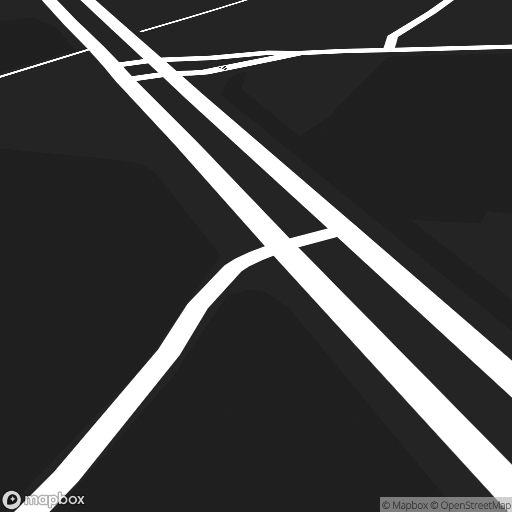
#> input picture 04_matching/main_7/mapbox_method_no_stitching/mapbox_images_for_frame_1482_RVV1/50.8224098_3.6035905.jpg, 512 x 512 px, found by its file name; its folder holds only this picture in this run
$ jupyter execute --allow-errors matching_1482_sec_v6.ipynb
#> lines starting #> are read from the running program, lines starting #| are printed output that depends on the picture; after the words box and inside, x2 and y2 are one past the last pixel; in counts of white or black regions, pixels touching at a corner belong together
[cell 1]
import os
import sys
import numpy as np
import pandas as pd
import matplotlib.pyplot as plt
import math
import requests
import cv2
from numpy.polynomial import Polynomial
from skimage.morphology import skeletonize, binary_closing, square, binary_erosion, binary_dilation, medial_axis, thin, disk, convex_hull_image, diamond, star, isotropic_closing, remove_small_objects
from skimage.filters import threshold_otsu
import json

[cell 2]
sem_segm_img_path = "/Users/senneloobuyck/Documents/Thesis_project/04_matching/main_7/picked_masks/2023_RVV_1_mask_1482.jpg"
mapbox_imgs_dir_path = "/Users/senneloobuyck/Documents/Thesis_project/04_matching/main_7/mapbox_method_no_stitching/mapbox_images_for_frame_1482_RVV1"
heli_lat = 50.820577
heli_lon = 3.602197
altitude = 143.98

[cell 3]
def plot_image(img):
    plt.figure(figsize=(20,10))
    plt.imshow(cv2.cvtColor(img, cv2.COLOR_BGR2RGB))
    plt.show()

[cell 4]
# [24 lines left out: function plot_patch, not called in this run]

[cell 5]
# [17 lines left out: function calculate_bearing, not called in this run]

[cell 6]
# [10 lines left out: function haversine, not called in this run]

[cell 7]
# calculate pitch/tilt
# [14 lines left out: function calculate_pitch, not called in this run]

[cell 8]
# [22 lines left out: function get_mapbox_intersection_image, not called in this run]

[cell 9]
def get_intersection_coordinates(lat, lon) :
    # some lists and dataframes to store the data
#> further down, mb_image_bgr is the input picture: shape (512, 512, 3); mean B, G, R 65.8, 65.8, 65.8
    nodes = []
    intersection_nodes = []
    df_nodes = pd.DataFrame(columns=['id', 'lat', 'lon'])
    df_intersections = pd.DataFrame(columns=['lat', 'lon'])

    overpass_url = "http://overpass-api.de/api/interpreter"


    # first get the ways around the point
    # .w is a temporary variable that stores the result of the first query
    # node(way_cnt:2-);   // select those nodes that are members of two or more of the given ways
    overpass_query = f"""[out:json];
                        way(around: 300, {lat},{lon})["highway"~"(motorway|trunk|primary|secondary|tertiary|unclassified|residential|motorway_link|trunk_link|primary_link|secondary_link|tertiary_link|living_street|service|pedestrian)"]->.w;
                        node(way_cnt.w:2-);
                        out;"""

    response = requests.get(overpass_url, params={'data': overpass_query})

    # print(response.json()['elements'])

    for item in response.json()['elements']:
        df_intersections.loc[len(df_intersections)] = {'lat': item['lat'], 'lon': item['lon']}


    # print(df_intersections)
    return df_intersections

#> (a cell that did not finish here is left out)

[cell 11]
# [35 lines left out: function get_skeleton, not called in this run]

[cell 12]
# [25 lines left out: function is_valid_intersection, not called in this run]

[cell 13]
def get_skeleton_intersection(skeleton):
    """ Given a skeletonised image, it will give the coordinates of the intersections of the skeleton"""
    print("Getting intersections in skeleton (more than 2 neighbours)")
    skeleton_gray = cv2.cvtColor(skeleton, cv2.COLOR_BGR2GRAY)
    image = skeleton_gray.copy()
    image = image/255
    intersections = []
    for y in range(1,len(image)-1):
        for x in range(1,len(image[y])-1):
            # if we have a white pixel
            if image[y][x] == 1:
                neighbourhood_patch = [image[y][x-1], image[y-1][x-1], image[y-1][x], image[y-1][x+1], image[y][x+1], image[y+1][x+1], image[y+1][x], image[y+1][x-1]]
                if is_valid_intersection(neighbourhood_patch):
                    intersections.append((y,x))
    # [6 lines of commented-out code are left out]
    return intersections

[cell 14]
# [26 lines left out: function get_neighbour_pixels, not called in this run]

[cell 15]
# [190 lines left out: function get_descriptors, not called in this run]

[cell 16]
def find_descriptors_in_segmentation_image(img_path) :
    print("Finding descriptors in segmentation image")

    img_bgr = cv2.imread(img_path)
    print("Segmentation image")
    plot_image(img_bgr)

    closing_bgr = isotropic_closing(img_bgr, radius=20)
    closing_bgr = closing_bgr.astype(np.uint8) * 255
    print("Isotropic closing of segmentation image")
    plot_image(closing_bgr)

    closing_bgr_copy = closing_bgr.copy()
    mask_bgr_copy = closing_bgr.copy()
    closing_gray = cv2.cvtColor(closing_bgr, cv2.COLOR_BGR2GRAY)

    contours, hierarchy = cv2.findContours(closing_gray, cv2.RETR_EXTERNAL, cv2.CHAIN_APPROX_SIMPLE)
    print(f"Number of contours: {len(contours)}")
    cv2.drawContours(closing_bgr_copy, contours, contourIdx=-1, color=(255, 0, 0), thickness=2)

    descriptors = []

    for contour in contours :
        contour_length = cv2.arcLength(contour, closed=True)
        print(f"Contour length: {contour_length}")
        contour_area = cv2.contourArea(contour)
        print(f"Contour area: {contour_area}")

        # measure the irregularity of the polygon
        if contour_length != 0 :
            convex_hull = cv2.convexHull(contour)
            convex_hull_area = cv2.contourArea(convex_hull)
            print(f"Convex hull area: {convex_hull_area}")
            # cv2.polylines(mask_bgr_copy, [convex_hull], isClosed=True, color=(0, 255, 0), thickness=3)
            solidity = contour_area / convex_hull_area

            # get skeleton of the contour
            skeleton_contour_bgr = get_skeleton(mask_bgr_copy, contour)

            # find the intersections in the skeleton
            skel_intersections = get_skeleton_intersection(skeleton_contour_bgr)

            print(f"Skeleton intersections = {skel_intersections}")


            #  make a decision based on the solidity
            if solidity > 0.60 and skel_intersections == [] :
                print(f"Solidity = {solidity} -> no intersection in this contour")
            else :
                print(f"Solidity = {solidity} -> this contour can be related to an intersection in the road")

                # further processing
                if skel_intersections == [] :
                    print("No intersection is found in a possible intersection contour")
                else :
                    print(f"Intersections = {skel_intersections}")

                    # visualization
                    skeleton_contour_bgr_copy = skeleton_contour_bgr.copy()
                    for intersection in skel_intersections :
                        skeleton_contour_bgr_copy[intersection[0], intersection[1]] = [0, 0, 255]
                    plot_image(skeleton_contour_bgr_copy)

                    # now try and match intersection with the openstreetmap images
                    descriptors = get_descriptors(skeleton_contour_bgr, skel_intersections)


    if descriptors == [] :
        return None
    else :
        return descriptors

#> (a cell that did not finish here is left out)

[cell 18]
def find_descriptors_in_mapbox_image(img_path, image_name, vis=False) :
#> called with image_name = '50.8224098_3.6035905.jpg', vis = False
    img_bgr = cv2.imread(img_path)
    # print("Mapbox image")
    # plot_image(img_bgr)

    new_width, new_height = img_bgr.shape[1], img_bgr.shape[0] - 100
#> new_width = 512; new_height = 412
    cropped_img_bgr = img_bgr[0:new_height, 0:new_width]
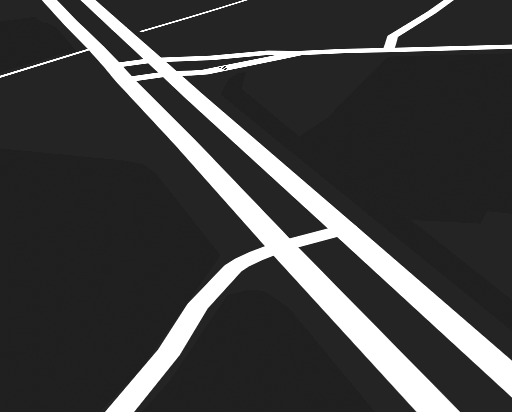
#> cropped_img_bgr: shape (412, 512, 3); mean B, G, R 65.9, 65.9, 65.9
    print("Cropped mapbox image")
    if vis :
        plot_image(cropped_img_bgr)

    print("Binary thresholding")
    img_gray = cv2.cvtColor(cropped_img_bgr, cv2.COLOR_BGR2GRAY)
    ret, thresh_gray = cv2.threshold(img_gray, 127, 255, cv2.THRESH_BINARY)
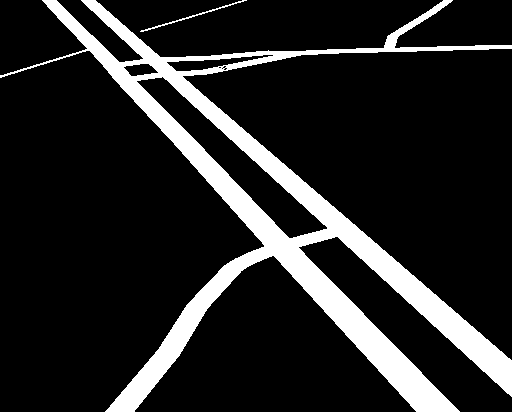
#> thresh_gray: shape (412, 512); 14.7% white; 2 white regions, box (x1, y1, x2, y2) and area: (0, 0, 512, 412) 30894, (140, 0, 247, 32) 191
    thresh_bgr = cv2.cvtColor(thresh_gray, cv2.COLOR_GRAY2BGR)
    if vis :
        plot_image(thresh_bgr)

    closing_bgr = isotropic_closing(thresh_bgr, radius=3)
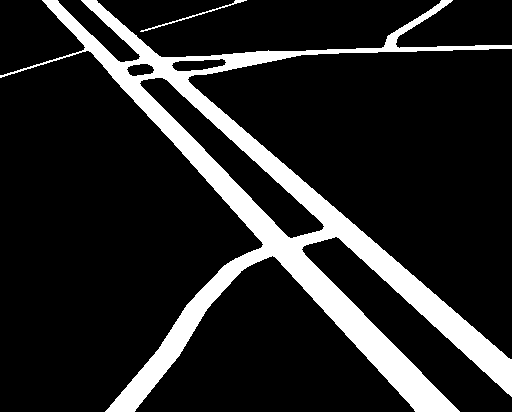
#> closing_bgr: shape (412, 512, 3) bool; 14.9% white; 2 white regions, box (x1, y1, x2, y2) and area: (0, 0, 512, 412) 31231, (140, 0, 247, 32) 203
    closing_bgr = closing_bgr.astype(np.uint8) * 255
    closing_gray = cv2.cvtColor(closing_bgr, cv2.COLOR_BGR2GRAY)
    print("Isotropic closing of segmentation image")
    if vis :
        plot_image(closing_bgr)

    # To avoid the precision loss when converting the image to bool,
    # you can also binarize the image using one of the available thresholding algorithms
    thresh_otsu = threshold_otsu(closing_gray)
#> thresh_otsu = 0
    mask_gray = closing_gray > thresh_otsu

    # Skeletonize
    # skeleton_gray = (skeletonize(contour_mask_gray)).astype(np.uint8)
    skeleton_gray = skeletonize(mask_gray, method='lee').astype(np.uint8)
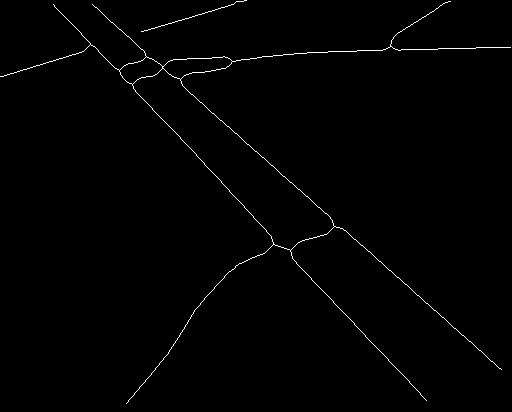
#> skeleton_gray: shape (412, 512); values 0 (black) and 1 (white), 0.84% white in thin lines or dots

    skeleton_bgr = cv2.cvtColor(skeleton_gray, cv2.COLOR_GRAY2BGR)

    # find the intersections in the skeleton
    skel_intersections = get_skeleton_intersection(skeleton_bgr)
#> in get_skeleton_intersection, `image = image/255`: image: shape (412, 512) float64; values 0 (black) and 0.00392 (white), 0.84% white in thin lines or dots
#> after the loop in get_skeleton_intersection, `for y in range(1,len(image)-1):`: intersections = []
#> skel_intersections = []

    print(f"{len(skel_intersections)} intersections found in the skeleton:")
#| 0 intersections found in the skeleton:
    print(skel_intersections)

    descriptors = []

    #  if there are intersections
    if skel_intersections != [] :
        # visualization
        skeleton_bgr_copy = skeleton_bgr.copy()
        for intersection in skel_intersections :
            skeleton_bgr_copy[intersection[0], intersection[1]] = [0, 0, 255]

        if vis :
            plot_image(skeleton_bgr_copy)


        print(f"There are intersections in mapbox image {image_name}")
        descriptors = get_descriptors(skeleton_bgr, skel_intersections, visualize = vis)
    else :
        print("No intersections found in the skeleton")

    if descriptors == [] :
        return None
    else :
        return descriptors

[cell 19]
best_mb_image = None
scores = dict()
visualize = False

for mb_image in os.listdir(mapbox_imgs_dir_path) :
    best_results = []
    mb_image_path = os.path.join(mapbox_imgs_dir_path, mb_image)
    print(50*"*")
    print(f"Mapbox image: {mb_image}")
    print(50*"*")
    mb_image_bgr = cv2.imread(mb_image_path)
    if visualize :
        plot_image(mb_image_bgr)
    des = find_descriptors_in_mapbox_image(mb_image_path, mb_image, vis=visualize)
    print(f"Descriptors for mapbox image {mb_image}:")
    print(des)

    # matching process
    if des is not None and segm_img_des is not None :
        print(f"Number of descriptors: {len(des)}")
        for des_segm in segm_img_des :
            best_result_per_des = 1000 # best descriptor match for descriptor des_segm of segmentation image
            print(f"Descriptor of segmentation image:")
            print(des_segm)
            for des_mb in des :
                print(f"Descriptor of mapbox image:")
                print(des_mb)

                if len(des_mb) < len(des_segm) :
                    continue

                result = 0
                for angle_des_segm in des_segm :
                    best_diff = 1000
                    for angle_des_mb in des_mb :
                        diff = min(abs(angle_des_segm-angle_des_mb), abs((angle_des_segm+360)-angle_des_mb), abs((angle_des_mb+360)-angle_des_segm))
                        if diff < best_diff :
                            best_diff = diff
                    result += best_diff**2


                result = math.sqrt(result)
                print(f"Result = {result}")

                if result < best_result_per_des :
                    best_result_per_des = result

            best_results.append(best_result_per_des)

        score =  math.sqrt(np.sum(best_results))
        print(f"Score = {score}")

        # make sure there is at least one best result that is below the threshold
        threshold = 40

        # If at least one result is below the threshold, add the score to the dictionary
        # if any(result < threshold for result in best_results) :
        #   print(f"At least one result is below the threshold, add the score to the dictionary for mapbox image {mb_image}")
        #   scores[mb_image] = score
        scores[mb_image] = score
    else:
        continue


print(f"Scores: {scores}")
# Get the lowest three values using sorted() and dictionary items()
lowest_values = sorted(scores.values())[:3]
print(50*"*")
print("Top 3 results:")
print(50*"*")
for value in lowest_values:
    # For each value, get the corresponding key
    for key in scores.keys():
        if scores[key] == value:
            print(f"Score = {value} with mapbox image {key}")

$ run again, on 04_matching/main_7/mapbox_method_no_stitching/mapbox_images_for_frame_1482_RVV1/50.8224194_3.6036744.jpg
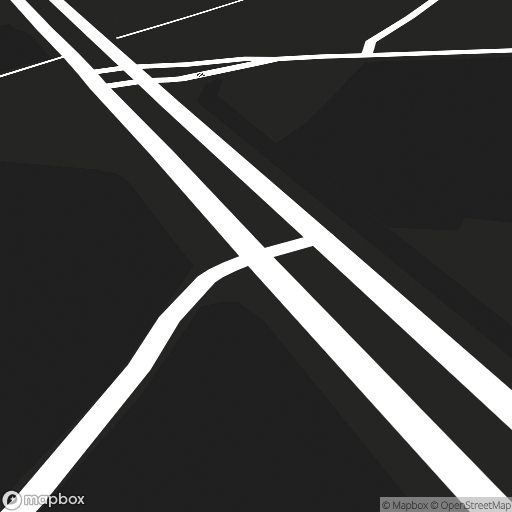
#> input picture 04_matching/main_7/mapbox_method_no_stitching/mapbox_images_for_frame_1482_RVV1/50.8224194_3.6036744.jpg, 512 x 512 px, found by its file name
#> mb_image_bgr is the input picture: shape (512, 512, 3); mean B, G, R 67.7, 68, 68
#> in find_descriptors_in_mapbox_image, `ret, thresh_gray = cv2.threshold(img_gray, 127, 255, cv2.THRESH_BINARY)`:
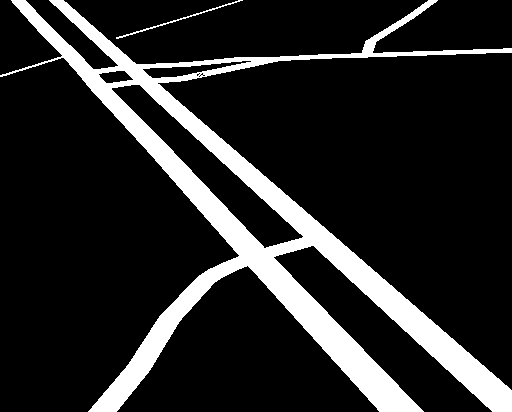
#> thresh_gray: shape (412, 512); 15.4% white; 2 white regions, box (x1, y1, x2, y2) and area: (0, 0, 512, 412) 32183, (116, 0, 243, 39) 226
#> closing_gray: shape (412, 512); 15.5% white; 2 white regions, box (x1, y1, x2, y2) and area: (0, 0, 512, 412) 32506, (116, 0, 243, 39) 240
#> thresh_otsu = 0
#> in find_descriptors_in_mapbox_image, `skeleton_gray = skeletonize(mask_gray, method='lee').astype(np.uint8)`:
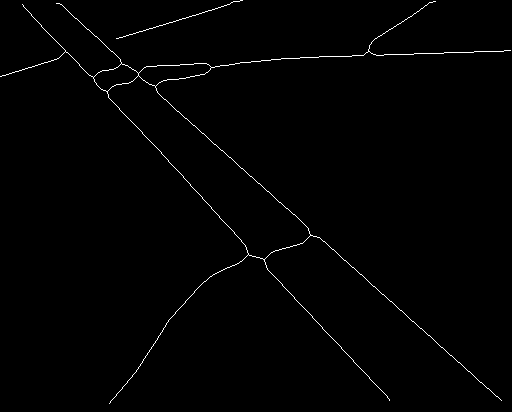
#> skeleton_gray: shape (412, 512); values 0 (black) and 1 (white), 0.87% white in thin lines or dots
#> image: shape (412, 512) float64; values 0 (black) and 0.00392 (white), 0.87% white in thin lines or dots
#> after the loop in get_skeleton_intersection, `for y in range(1,len(image)-1):`: intersections = []
#| 0 intersections found in the skeleton:

$ run again, on 04_matching/main_7/mapbox_method_no_stitching/mapbox_images_for_frame_1482_RVV1/50.8224207_3.6038774.jpg
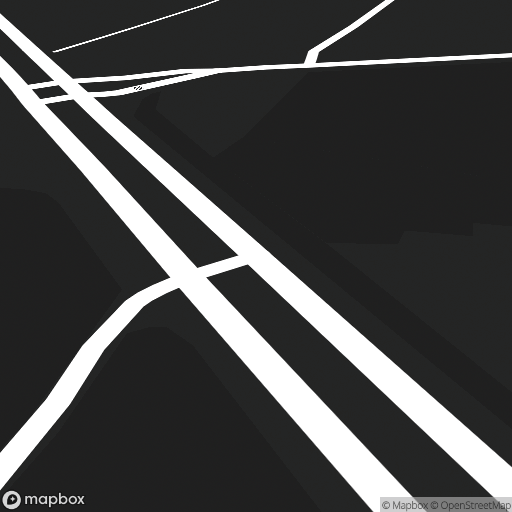
#> input picture 04_matching/main_7/mapbox_method_no_stitching/mapbox_images_for_frame_1482_RVV1/50.8224207_3.6038774.jpg, 512 x 512 px, found by its file name
#> mb_image_bgr is the input picture: shape (512, 512, 3); mean B, G, R 70, 70.1, 69.7
#> in find_descriptors_in_mapbox_image, `ret, thresh_gray = cv2.threshold(img_gray, 127, 255, cv2.THRESH_BINARY)`:
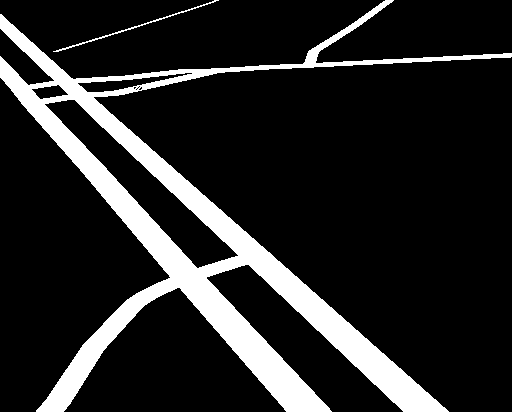
#> thresh_gray: shape (412, 512); 15% white; 2 white regions, box (x1, y1, x2, y2) and area: (0, 0, 512, 412) 31385, (53, 0, 219, 52) 294
#> closing_gray: shape (412, 512); 15.2% white; 2 white regions, box (x1, y1, x2, y2) and area: (0, 0, 512, 412) 31711, (53, 0, 219, 52) 304
#> thresh_otsu = 0
#> in find_descriptors_in_mapbox_image, `skeleton_gray = skeletonize(mask_gray, method='lee').astype(np.uint8)`:
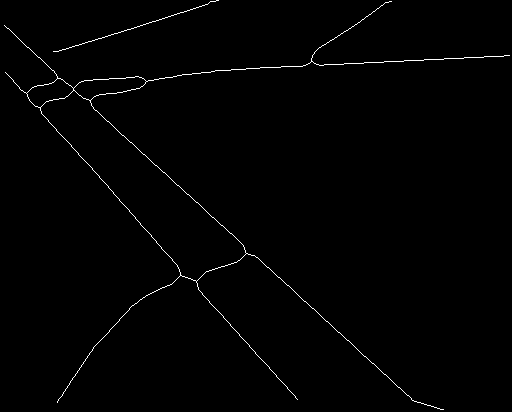
#> skeleton_gray: shape (412, 512); values 0 (black) and 1 (white), 0.85% white in thin lines or dots
#> image: shape (412, 512) float64; values 0 (black) and 0.00392 (white), 0.85% white in thin lines or dots
#> after the loop in get_skeleton_intersection, `for y in range(1,len(image)-1):`: intersections = []
#| 0 intersections found in the skeleton:
